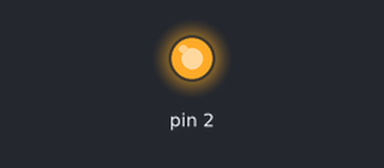
Bench run of a sketch on a simulated Arduino Uno, built with avr-gcc and run on an emulated ATmega328P. Parts: output pins drawn as LEDs (lit = HIGH).

Above: at 25.4 s.
At 50.95 s:
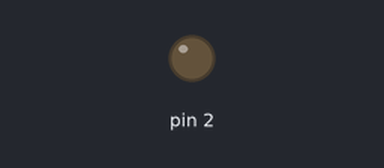
Timing chart, 0 to 66.3 s (numbered marks = the images above):
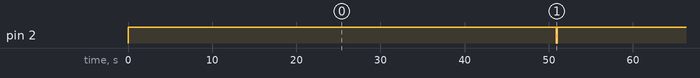

Measured:
- by itself, pin 2: alternates HIGH for 50.9 s and LOW for 0.10 s

The sketch:

exercise3-2.ino
```cpp
int signal = 0, sed = 1;

void setup(){
  pinMode(2, OUTPUT);
}

void loop(){
  signal+=sed;
  sed = signal>=255?-1:(signal<=0?1:sed);
  digitalWrite(2, signal);
  delay(100);
}
```
